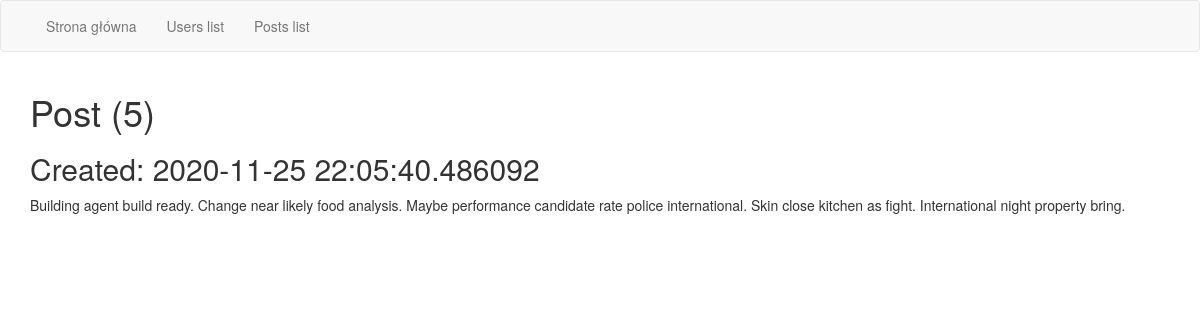
Screenshot of /posts/5/ with the database file from the repository.
### ml_runner/models.py (models this page shows)
class Post(db.Model):
    id = db.Column(db.Integer, primary_key=True)
    content = db.Column(db.Text(), nullable=False)
    creation_date = db.Column(db.DateTime(), nullable=False, default=datetime.now)

### ml_runner/main/views.py (the view)
@bp.route('/posts/<int:post_id>/')
def post_details(post_id):
    post = Post.query.get_or_404(post_id)
    return render_template('post_details.html', post=post)

### ml_runner/templates/post_details.html
{% extends "base.html" %}
{% block custom_content %}
  <h1>Post ({{ post.id }})</h1>
  <h2>Created: {{ post.creation_date }}</h2>
  <span>{{ post.content }}</span>
{% endblock %}

### rows the page displays
Post: id "5", creation_date "2020-11-25 22:05:40.486092", content "Building agent build ready. Change near likely food analysis. Maybe performance candidate rate police international. Skin close kitchen as fight. International night property bring."
